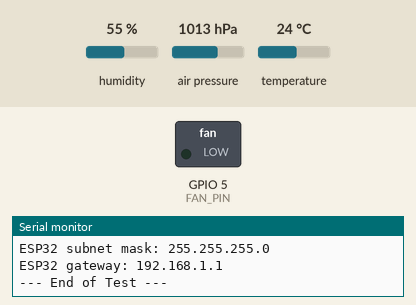
A sketch run on a simulated ESP32. Shown: switched loads named in the sketch (green lamp = pin HIGH), the last lines printed to the serial monitor. The test bench sets the inputs (shaded band); at power-on: temperature 24 °C, humidity 55 %, air pressure 1013 hPa. WiFi joins after 1.5 s; servers stay silent unless stated; uploads are accepted with an empty reply.

Above: at 2.9 s.
3.0 s: temperature set to 25.6 °C
At 5.7 s:
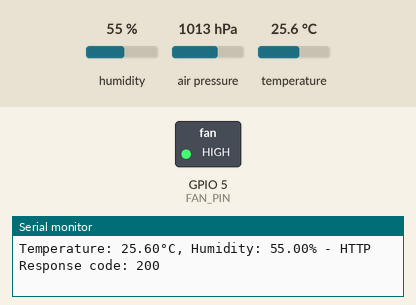
6.5 s: temperature set to 12 °C
At 11.4 s:
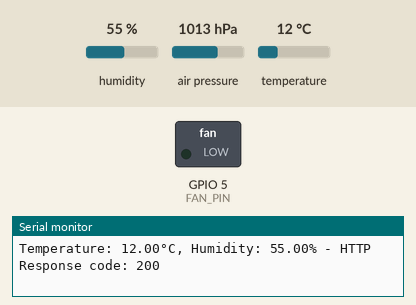
11.7 s: temperature set to 28 °C
At 15.9 s:
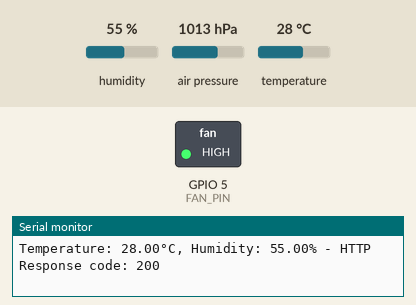
16.9 s: temperature set to 19 °C
At 21.7 s:
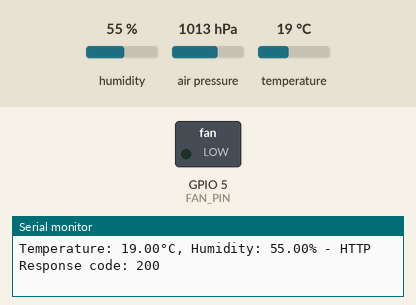
Timing chart, 0 to 23.1 s (numbered marks = the images above; inputs shaded):
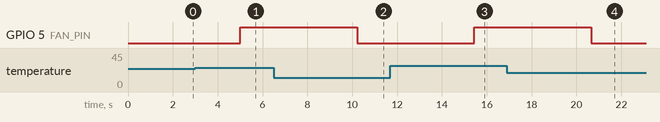

The sketch:

esp32-bme280.ino
```cpp
#include <WiFi.h>
#include <HTTPClient.h>
#include <ArduinoJson.h>
#include <Wire.h>
#include <Adafruit_BME280.h>
#include <WebServer.h>

// ==========================================
// CONFIGURAÇÕES DO USUÁRIO - ALTERE AQUI
// ==========================================

// WiFi credentials - ALTERE PARA SUA REDE
const char* ssid = "COLOQUE_SEU_SSID_AQUI";
const char* password = "COLOQUE_SUA_SENHA_AQUI";

// Server details - ALTERE PARA O IP DO SEU SERVIDOR
const char* serverUrl = "http://SEU_IP_SERVIDOR:3000/api/temperature";

// Temperatura limite para ativar o ventilador automaticamente (em Celsius)
const float FAN_TEMPERATURE_THRESHOLD = 25.0;

// ==========================================
// FIM DAS CONFIGURAÇÕES DO USUÁRIO
// ==========================================

// Definição do pino do ventilador
const int FAN_PIN = 5;
bool fanState = false;
bool autoFanControl = true; // Controle automático ativado por padrão

// Servidor HTTP local
WebServer server(80);

// BME280 sensor setup
Adafruit_BME280 bme; // I2C interface
const float seaLevelPressure = 1013.25; // Standard sea-level pressure in hPa

// Timing variables
unsigned long lastTime = 0;
unsigned long timerDelay = 5000; // Send readings every 5 seconds

void setup() {
  Serial.begin(115200);

  // Inicializar o pino do ventilador como saída
  pinMode(FAN_PIN, OUTPUT);
  digitalWrite(FAN_PIN, LOW); // Desliga o ventilador inicialmente

  // Initialize BME280 sensor
  if (!bme.begin(0x76)) { // Try address 0x76 (common for BME280 modules)
    Serial.println("Could not find a valid BME280 sensor at address 0x76, trying 0x77...");

    if (!bme.begin(0x77)) { // Alternative address 0x77
      Serial.println("Could not find a valid BME280 sensor! Check wiring and I2C address.");
      while (1) delay(10); // Don't proceed if sensor not found
    }
  }

  Serial.println("BME280 sensor initialized successfully!");

  // Configure BME280 settings
  bme.setSampling(Adafruit_BME280::MODE_NORMAL,     // Operating Mode
                  Adafruit_BME280::SAMPLING_X2,     // Temperature oversampling
                  Adafruit_BME280::SAMPLING_X16,    // Pressure oversampling
                  Adafruit_BME280::SAMPLING_X1,     // Humidity oversampling
                  Adafruit_BME280::FILTER_X16,      // Filtering
                  Adafruit_BME280::STANDBY_MS_500); // Standby time

  // Connect to WiFi
  WiFi.begin(ssid, password);
  Serial.println("Connecting to WiFi");

  while (WiFi.status() != WL_CONNECTED) {
    if (WiFi.status() == WL_CONNECT_FAILED) {
      Serial.println("Connection failed, leaving.");
      return;
    }
    delay(500);
    Serial.print(".");
  }

  Serial.println("");
  Serial.print("Connected to WiFi network with IP Address: ");
  Serial.println(WiFi.localIP());

  // Configurar rotas do servidor HTTP
  server.on("/api/fan", HTTP_POST, handleFanControl);
  server.on("/api/fan", HTTP_GET, getFanStatus);

  // Iniciar o servidor HTTP
  server.begin();
  Serial.println("Servidor HTTP iniciado na porta 80");

  // Test server connection
  testServerConnection();
}

// Função para lidar com controle do ventilador
void handleFanControl() {
  String message = "";
  bool newFanState = false;
  bool validCommand = false;

  if (server.hasArg("plain")) {
    message = server.arg("plain");

    // Analisar o JSON recebido
    StaticJsonDocument<200> doc;
    DeserializationError error = deserializeJson(doc, message);

    if (!error) {
      if (doc.containsKey("value")) {
        String command = doc["value"];
        if (command == "on") {
          newFanState = true;
          validCommand = true;
          autoFanControl = false; // Desativa o controle automático ao usar controle manual
        } else if (command == "off") {
          newFanState = false;
          validCommand = true;
          autoFanControl = false; // Desativa o controle automático ao usar controle manual
        } else if (command == "auto") {
          autoFanControl = true; // Reativa o controle automático
          validCommand = true;
        }
      }
    }
  }

  if (validCommand) {
    if (!autoFanControl) {
      // Atualizar o estado do ventilador manualmente
      fanState = newFanState;
      digitalWrite(FAN_PIN, fanState ? HIGH : LOW);
    }

    StaticJsonDocument<100> response;
    response["success"] = true;
    response["fan_state"] = fanState ? "on" : "off";
    response["auto_control"] = autoFanControl;

    String responseJson;
    serializeJson(response, responseJson);

    server.send(200, "application/json", responseJson);
    Serial.print("Ventilador ");
    Serial.println(fanState ? "LIGADO" : "DESLIGADO");
    Serial.print("Controle automático: ");
    Serial.println(autoFanControl ? "ATIVADO" : "DESATIVADO");
  } else {
    // Comando inválido
    server.send(400, "application/json", "{\"error\":\"Comando inválido. Use {\\\"value\\\":\\\"on\\\"}, {\\\"value\\\":\\\"off\\\"} ou {\\\"value\\\":\\\"auto\\\"}\"}");
  }
}

// Função para obter o status atual do ventilador
void getFanStatus() {
  StaticJsonDocument<100> response;
  response["fan_state"] = fanState ? "on" : "off";
  response["auto_control"] = autoFanControl;

  String responseJson;
  serializeJson(response, responseJson);

  server.send(200, "application/json", responseJson);
}

void testServerConnection() {
  Serial.println("\n--- Testing Server Connection ---");
  Serial.print("Attempting to connect to: ");
  Serial.println(serverUrl);

  HTTPClient http;
  http.begin(serverUrl);

  // Set timeout to 10 seconds
  http.setTimeout(10000);

  Serial.println("Sending GET request...");
  int httpCode = http.GET();

  if (httpCode > 0) {
    Serial.print("Connection successful! Response code: ");
    Serial.println(httpCode);
    String payload = http.getString();
    Serial.println("Response:");
    Serial.println(payload);
  } else {
    Serial.print("Connection failed! Error: ");
    Serial.println(http.errorToString(httpCode).c_str());

    // Additional debugging
    Serial.print("ESP32 IP address: ");
    Serial.println(WiFi.localIP());
    Serial.print("ESP32 subnet mask: ");
    Serial.println(WiFi.subnetMask());
    Serial.print("ESP32 gateway: ");
    Serial.println(WiFi.gatewayIP());
  }

  http.end();
  Serial.println("--- End of Test ---\n");
}

void readBME280Data(float &temperature, float &humidity, float &pressure, float &altitude) {
  // Read temperature, humidity, pressure, and calculated altitude
  temperature = bme.readTemperature();
  humidity = bme.readHumidity();
  pressure = bme.readPressure() / 100.0F; // Convert Pa to hPa
  altitude = bme.readAltitude(seaLevelPressure);

  // Debug output
  Serial.println("BME280 Readings:");
  Serial.print("Temperature: ");
  Serial.print(temperature);
  Serial.println(" °C");

  Serial.print("Humidity: ");
  Serial.print(humidity);
  Serial.println(" %");

  Serial.print("Pressure: ");
  Serial.print(pressure);
  Serial.println(" hPa");

  Serial.print("Approximate altitude: ");
  Serial.print(altitude);
  Serial.println(" m");

  // Sanity check for reasonable temperature values
  if (temperature < -40 || temperature > 85) {
    Serial.println("Warning: Temperature out of BME280 specified range (-40 to 85°C)");
  }

  // Sanity check for humidity values
  if (humidity < 0 || humidity > 100) {
    Serial.println("Warning: Humidity out of range (0-100%)");
  }
}

// Função para controle automático do ventilador baseado na temperatura
void checkTemperatureAndControlFan(float temperature) {
  if (!autoFanControl) {
    return; // Não fazer nada se o controle automático estiver desativado
  }

  if (temperature > FAN_TEMPERATURE_THRESHOLD) {
    // Ativar o ventilador se temperatura acima do limite
    if (!fanState) {
      fanState = true;
      digitalWrite(FAN_PIN, HIGH);
      Serial.print("Ventilador LIGADO automaticamente - Temperatura: ");
      Serial.print(temperature);
      Serial.println("°C");
    }
  } else {
    // Desativar o ventilador se temperatura abaixo do limite
    if (fanState) {
      fanState = false;
      digitalWrite(FAN_PIN, LOW);
      Serial.print("Ventilador DESLIGADO automaticamente - Temperatura: ");
      Serial.print(temperature);
      Serial.println("°C");
    }
  }
}

void loop() {
  // Handle HTTP requests
  server.handleClient();

  // Check if it's time to send a new reading
  if ((millis() - lastTime) > timerDelay) {
    // Check WiFi connection status
    if (WiFi.status() == WL_CONNECTED) {
      // Read data from BME280 sensor
      float temperature, humidity, pressure, altitude;
      readBME280Data(temperature, humidity, pressure, altitude);

      // Verificar temperatura e controlar ventilador
      checkTemperatureAndControlFan(temperature);

      // Send sensor data to server
      sendSensorData(temperature, humidity, pressure, altitude);
    } else {
      Serial.println("WiFi Disconnected");
    }
    lastTime = millis();
  }
}

void sendSensorData(float temperature, float humidity, float pressure, float altitude) {
  HTTPClient http;

  // Your Domain name with URL path or IP address with path
  http.begin(serverUrl);

  // Specify content-type header
  http.addHeader("Content-Type", "application/json");

  // Create JSON document
  StaticJsonDocument<200> doc;
  doc["temperature"] = temperature;
  doc["humidity"] = humidity;
  doc["pressure"] = pressure;
  doc["altitude"] = altitude;
  doc["sensor"] = "BME280";
  doc["timestamp"] = millis();
  doc["fan_state"] = fanState ? "on" : "off"; // Incluir estado atual do ventilador
  doc["auto_control"] = autoFanControl; // Incluir informação sobre o controle automático

  // Serialize JSON to string
  String requestBody;
  serializeJson(doc, requestBody);

  // Send HTTP POST request
  int httpResponseCode = http.POST(requestBody);

  Serial.print("Temperature: ");
  Serial.print(temperature);
  Serial.print("°C, Humidity: ");
  Serial.print(humidity);
  Serial.print("% - HTTP Response code: ");
  Serial.println(httpResponseCode);

  // Free resources
  http.end();
}
```

Measured:
- the behaviour switches between 25 and 25.1 °C on temperature (found by bisection; images 0 and 1)
- after the input at 3.0 s, GPIO 5 (FAN_PIN): LOW → HIGH after 2.0 s
- after the input at 6.5 s, GPIO 5 (FAN_PIN): HIGH → LOW after 3.7 s
- after the input at 11.7 s, GPIO 5 (FAN_PIN): LOW → HIGH after 3.7 s
- after the input at 16.9 s, GPIO 5 (FAN_PIN): HIGH → LOW after 3.8 s
